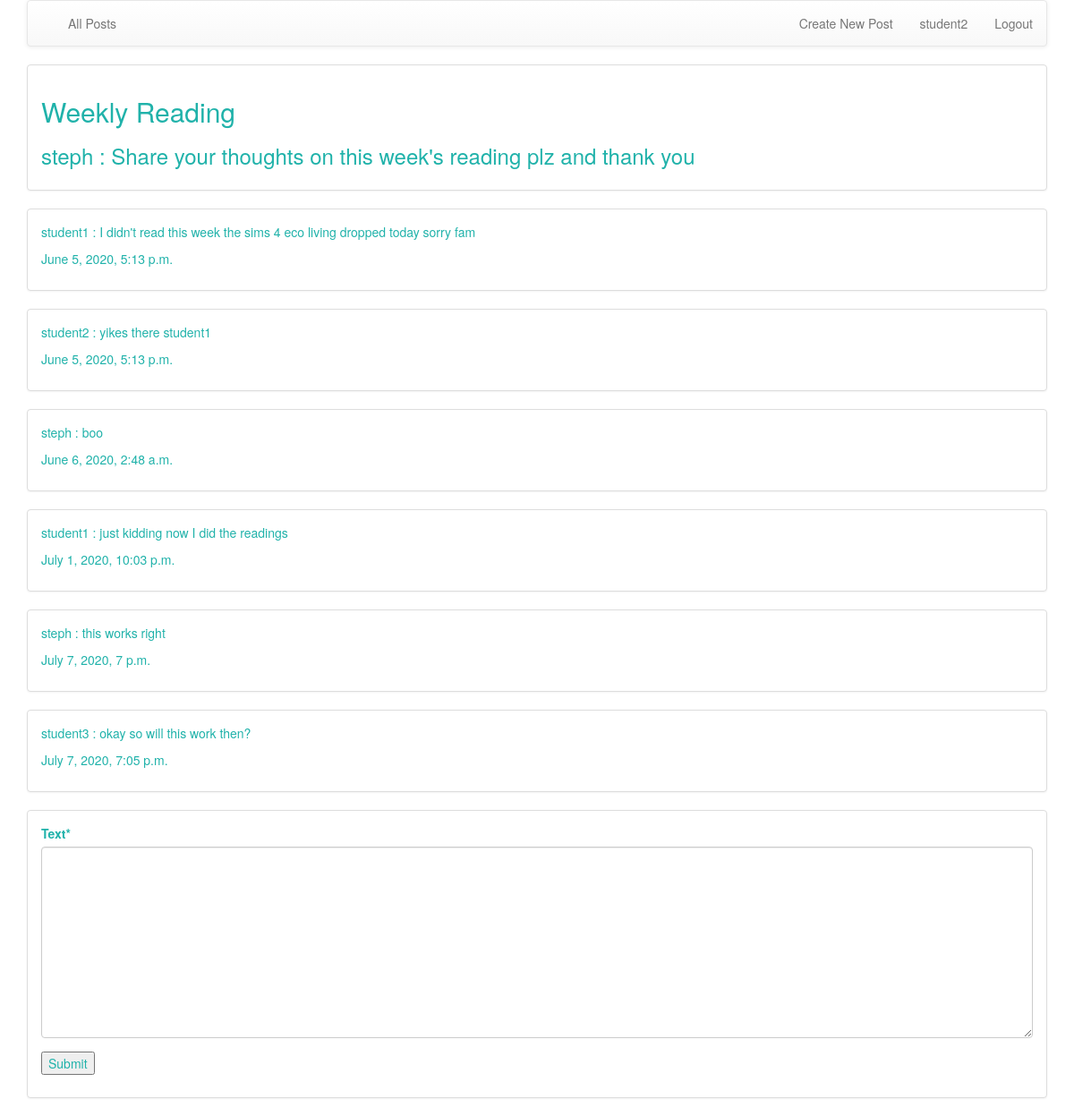
The page /threads/reaction/1 (signed in) on the database its author committed.
### threads/models.py (models this page shows, shortened)
class Reaction(models.Model):
	topic = models.TextField(default='General')
	text = text = models.TextField()
	owner = models.ForeignKey(settings.AUTH_USER_MODEL, on_delete=models.CASCADE)
	created_at = models.DateTimeField(default=timezone.now)
	responses = models.ManyToManyField(settings.AUTH_USER_MODEL, through='Response', related_name='thread_responses')

class Response(models.Model):
	text = text = models.TextField()
	owner = models.ForeignKey(settings.AUTH_USER_MODEL, on_delete=models.CASCADE)
	created_at = models.DateTimeField(default=timezone.now)
	reaction = models.ForeignKey(Reaction, on_delete=models.CASCADE)

### threads/views.py (the view)
class ReactDetailView(DetailView):
	model = Reaction
	template_name = "threads/thread_detail.html"
	def get(self, request, pk) :
		react = Reaction.objects.get(id=pk)
		resps = Response.objects.filter(reaction=react)
		resp_form = ResponseForm()
		posted_yet = 0
		for r in resps:
			if self.request.user == r.owner:
				posted_yet = 1
			elif self.request.user == react.owner:
				posted_yet = 1
		ctx = {'react':react, 'resps':resps, 'resp_form':resp_form, 'posted_yet':posted_yet}
		print_queries()
		return render(request, self.template_name, ctx)

### threads/forms.py
class ResponseForm(forms.ModelForm):
	class Meta:
		model = Response
		fields = ['text']

### threads/views.py (called while the page is built)
def print_queries():
    retval = list()
    for i, query in enumerate(connection.queries):
        q = query['sql']
        if q.find('SELECT "django_session"."session_key"') == 0 : continue
        if q.find('SELECT "auth_user"."id", "auth_user"."password"') == 0 : continue
        print(q)

### threads/templates/threads/thread_detail.html (shortened to what this page needs)
{% extends "base_menu.html" %}
{% load crispy_forms_tags %}
{% block content %}
	<div class="panel panel-default">
		<div class="panel-body">
			<h2>{{ react.topic }}</h2>
			<h3>{{ react.owner }} : {{ react.text}}</h3>
		</div>
	</div>
	{% if posted_yet == 1 %}
	{% for r in resps %}
	<div class="panel panel-default">
		<div class="panel-body">
		<p>{{ r.owner }} : {{ r.text }} </p>
		<p>{{ r.created_at }}</p>
		</div>
	</div>
	{% endfor %}
	{% endif %}
	<div class="panel panel-default">
		<div class="panel-body">
	<form method="post" action="{% url 'threads:reaction_resp_create' react.id %}">
    {{ resp_form|crispy }}
	<p><input type="submit" value="Submit"></p>
	</form>
		</div>
	</div>
{% endblock %}

### threads/templates/base_menu.html
{% extends "base_bootstrap.html" %}
{% block navbar %}
<nav class="navbar navbar-default navbar-light">
  <div class="container-fluid">
    <div class="navbar-header">
        <a class="navbar-brand" href="/">{{ settings.APP_NAME }}</a>
    </div>
    <ul class="nav navbar-nav">
      {% url 'threads' as threads %}
      <li {% if request.get_full_path == threads %}class="active"{% endif %}>
          <a href="{% url 'threads:all_posts' %}">All Posts</a></li>
    </ul>
    <ul class="nav navbar-nav navbar-right">
        {% if user.is_authenticated %}
        <li>
        <a href="{% url 'threads:new_post' %}">Create New Post</a>
        </li>
        <li><a href=''>{{ user }}</a></li>
        <li><a href="{% url 'logout' %}?next={% url 'threads:all_posts' %}">Logout</a></li>
        {% else %}
        <li>
        <a href="{% url 'login' %}?next={% url 'threads:all_posts' %}">Login</a>
        </li>
        {% endif %}
    </ul>
  </div>
</nav>
{% endblock %}

### threads/templates/threads/thread_detail.html (style rules this page uses)
.panel-body { color:lightseagreen; }

### rows shown on the page
Reaction: topic "Weekly Reading", owner "steph", text "Share your thoughts on this week's reading plz and thank you"
Response: owner "student1", text "I didn't read this week the sims 4 eco living dropped today sorry fam", created_at "June 5, 2020, 5:13 p.m."
Response: owner "student2", text "yikes there student1", created_at "June 5, 2020, 5:13 p.m."
Response: owner "steph", text "boo", created_at "June 6, 2020, 2:48 a.m."
Response: owner "student1", text "just kidding now I did the readings", created_at "July 1, 2020, 10:03 p.m."
Response: owner "steph", text "this works right", created_at "July 7, 2020, 7 p.m."
Response: owner "student3", text "okay so will this work then?", created_at "July 7, 2020, 7:05 p.m."

### other values the page prints
{{ user }} "student2"
